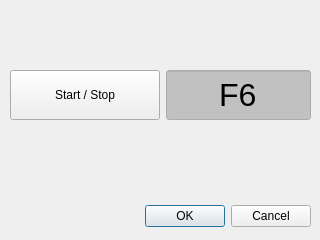
<?xml version="1.0" encoding="UTF-8"?>
<ui version="4.0">
 <class>hotkeySetting_Dialog</class>
 <widget class="QDialog" name="hotkeySetting_Dialog">
  <property name="geometry">
   <rect>
    <x>0</x>
    <y>0</y>
    <width>320</width>
    <height>240</height>
   </rect>
  </property>
  <property name="windowTitle">
   <string>Dialog</string>
  </property>
  <widget class="QDialogButtonBox" name="hotkeySetting_buttonBox">
   <property name="geometry">
    <rect>
     <x>10</x>
     <y>200</y>
     <width>301</width>
     <height>32</height>
    </rect>
   </property>
   <property name="orientation">
    <enum>Qt::Horizontal</enum>
   </property>
   <property name="standardButtons">
    <set>QDialogButtonBox::Cancel|QDialogButtonBox::Ok</set>
   </property>
  </widget>
  <widget class="QWidget" name="horizontalLayoutWidget">
   <property name="geometry">
    <rect>
     <x>10</x>
     <y>40</y>
     <width>301</width>
     <height>111</height>
    </rect>
   </property>
   <layout class="QHBoxLayout" name="hotkeySetting_horizontalLayout">
    <item>
     <widget class="QPushButton" name="hotkeySetting_button">
      <property name="minimumSize">
       <size>
        <width>150</width>
        <height>0</height>
       </size>
      </property>
      <property name="maximumSize">
       <size>
        <width>150</width>
        <height>50</height>
       </size>
      </property>
      <property name="text">
       <string>Start / Stop</string>
      </property>
     </widget>
    </item>
    <item>
     <widget class="QLineEdit" name="hotkeySetting_lineEdit">
      <property name="enabled">
       <bool>true</bool>
      </property>
      <property name="minimumSize">
       <size>
        <width>50</width>
        <height>50</height>
       </size>
      </property>
      <property name="maximumSize">
       <size>
        <width>150</width>
        <height>50</height>
       </size>
      </property>
      <property name="palette">
       <palette>
        <active>
         <colorrole role="Base">
          <brush brushstyle="SolidPattern">
           <color alpha="255">
            <red>193</red>
            <green>193</green>
            <blue>193</blue>
           </color>
          </brush>
         </colorrole>
        </active>
        <inactive>
         <colorrole role="Base">
          <brush brushstyle="SolidPattern">
           <color alpha="255">
            <red>193</red>
            <green>193</green>
            <blue>193</blue>
           </color>
          </brush>
         </colorrole>
        </inactive>
        <disabled>
         <colorrole role="Base">
          <brush brushstyle="SolidPattern">
           <color alpha="255">
            <red>240</red>
            <green>240</green>
            <blue>240</blue>
           </color>
          </brush>
         </colorrole>
        </disabled>
       </palette>
      </property>
      <property name="font">
       <font>
        <pointsize>24</pointsize>
       </font>
      </property>
      <property name="autoFillBackground">
       <bool>false</bool>
      </property>
      <property name="text">
       <string notr="true">F6</string>
      </property>
      <property name="echoMode">
       <enum>QLineEdit::Normal</enum>
      </property>
      <property name="alignment">
       <set>Qt::AlignCenter</set>
      </property>
      <property name="readOnly">
       <bool>true</bool>
      </property>
     </widget>
    </item>
   </layout>
  </widget>
 </widget>
 <resources/>
 <connections>
  <connection>
   <sender>hotkeySetting_buttonBox</sender>
   <signal>accepted()</signal>
   <receiver>hotkeySetting_Dialog</receiver>
   <slot>accept()</slot>
   <hints>
    <hint type="sourcelabel">
     <x>248</x>
     <y>254</y>
    </hint>
    <hint type="destinationlabel">
     <x>157</x>
     <y>274</y>
    </hint>
   </hints>
  </connection>
  <connection>
   <sender>hotkeySetting_buttonBox</sender>
   <signal>rejected()</signal>
   <receiver>hotkeySetting_Dialog</receiver>
   <slot>reject()</slot>
   <hints>
    <hint type="sourcelabel">
     <x>316</x>
     <y>260</y>
    </hint>
    <hint type="destinationlabel">
     <x>286</x>
     <y>274</y>
    </hint>
   </hints>
  </connection>
 </connections>
</ui>
